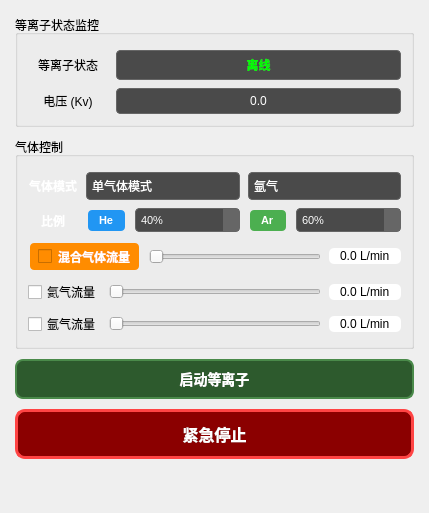
              <widget class="QWidget" name="plasmaScrollContent">
               <property name="geometry">
                <rect>
                 <x>0</x>
                 <y>0</y>
                 <width>429</width>
                 <height>513</height>
                </rect>
               </property>
               <layout class="QVBoxLayout" name="plasmaLayout">
                <property name="spacing">
                 <number>10</number>
                </property>
                <property name="leftMargin">
                 <number>15</number>
                </property>
                <property name="topMargin">
                 <number>15</number>
                </property>
                <property name="rightMargin">
                 <number>15</number>
                </property>
                <property name="bottomMargin">
                 <number>15</number>
                </property>
                <item>
                 <widget class="QGroupBox" name="plasmaStatusGroup">
                  <property name="title">
                   <string>等离子状态监控</string>
                  </property>
                  <layout class="QVBoxLayout" name="plasmaStatusLayout">
                   <property name="spacing">
                    <number>8</number>
                   </property>
                   <property name="leftMargin">
                    <number>10</number>
                   </property>
                   <property name="topMargin">
                    <number>15</number>
                   </property>
                   <property name="rightMargin">
                    <number>10</number>
                   </property>
                   <property name="bottomMargin">
                    <number>10</number>
                   </property>
                   <item>
                    <layout class="QHBoxLayout" name="plasmaStateLayout">
                     <item>
                      <widget class="QLabel" name="plasmaStateLabel">
                       <property name="minimumSize">
                        <size>
                         <width>80</width>
                         <height>0</height>
                        </size>
                       </property>
                       <property name="text">
                        <string>等离子状态</string>
                       </property>
                       <property name="alignment">
                        <set>Qt::AlignCenter</set>
                       </property>
                      </widget>
                     </item>
                     <item>
                      <widget class="QLabel" name="plasmaStateValue">
                       <property name="sizePolicy">
                        <sizepolicy hsizetype="Expanding" vsizetype="Preferred">
                         <horstretch>0</horstretch>
                         <verstretch>0</verstretch>
                        </sizepolicy>
                       </property>
                       <property name="styleSheet">
                        <string>QLabel {
    background-color: #4a4a4a;
    border: 1px solid #666666;
    border-radius: 4px;
    padding: 5px;
    color: #00ff00;
    font-weight: bold;
}</string>
                       </property>
                       <property name="text">
                        <string>离线</string>
                       </property>
                       <property name="alignment">
                        <set>Qt::AlignCenter</set>
                       </property>
                      </widget>
                     </item>
                    </layout>
                   </item>
                   <item>
                    <layout class="QHBoxLayout" name="plasmaVoltageLayout">
                     <item>
                      <widget class="QLabel" name="plasmaVoltageLabel">
                       <property name="minimumSize">
                        <size>
                         <width>80</width>
                         <height>0</height>
                        </size>
                       </property>
                       <property name="text">
                        <string>电压 (Kv)</string>
                       </property>
                       <property name="alignment">
                        <set>Qt::AlignCenter</set>
                       </property>
                      </widget>
                     </item>
                     <item>
                      <widget class="QLabel" name="plasmaVoltageValue">
                       <property name="sizePolicy">
                        <sizepolicy hsizetype="Expanding" vsizetype="Preferred">
                         <horstretch>0</horstretch>
                         <verstretch>0</verstretch>
                        </sizepolicy>
                       </property>
                       <property name="styleSheet">
                        <string>QLabel {
    background-color: #4a4a4a;
    border: 1px solid #666666;
    border-radius: 4px;
    padding: 5px;
    color: #ffffff;
}</string>
                       </property>
                       <property name="text">
                        <string>0.0</string>
                       </property>
                       <property name="alignment">
                        <set>Qt::AlignCenter</set>
                       </property>
                      </widget>
                     </item>
                    </layout>
                   </item>
                  </layout>
                 </widget>
                </item>
                <item>
                 <widget class="QGroupBox" name="gasControlGroup">
                  <property name="title">
                   <string>气体控制</string>
                  </property>
                  <layout class="QVBoxLayout" name="gasControlLayout">
                   <property name="spacing">
                    <number>8</number>
                   </property>
                   <property name="leftMargin">
                    <number>10</number>
                   </property>
                   <property name="topMargin">
                    <number>15</number>
                   </property>
                   <property name="rightMargin">
                    <number>10</number>
                   </property>
                   <property name="bottomMargin">
                    <number>10</number>
                   </property>
                   <item>
                    <layout class="QHBoxLayout" name="GasMode">
                     <item>
                      <widget class="QLabel" name="gasModeLabel">
                       <property name="minimumSize">
                        <size>
                         <width>50</width>
                         <height>0</height>
                        </size>
                       </property>
                       <property name="styleSheet">
                        <string>QLabel {
    color: #ffffff;
    font-weight: bold;
    font-size: 12px;
}</string>
                       </property>
                       <property name="text">
                        <string>气体模式</string>
                       </property>
                       <property name="alignment">
                        <set>Qt::AlignCenter</set>
                       </property>
                      </widget>
                     </item>
                     <item>
                      <widget class="QComboBox" name="gasModeComboBox">
                       <property name="sizePolicy">
                        <sizepolicy hsizetype="Expanding" vsizetype="Fixed">
                         <horstretch>0</horstretch>
                         <verstretch>0</verstretch>
                        </sizepolicy>
                       </property>
                       <property name="focusPolicy">
                        <enum>Qt::ClickFocus</enum>
                       </property>
                       <property name="layoutDirection">
                        <enum>Qt::LeftToRight</enum>
                       </property>
                       <property name="styleSheet">
                        <string>QComboBox {
    background-color: #4a4a4a;
    border: 1px solid #666666;
    border-radius: 4px;
    padding: 5px;
    color: #ffffff;
    font-size: 12px;
}
QComboBox::drop-down {
    border: none;
}
QComboBox::down-arrow {
    image: none;
    border-left: 5px solid transparent;
    border-right: 5px solid transparent;
    border-top: 5px solid #ffffff;
    width: 0;
    height: 0;
}
QComboBox QAbstractItemView {
    background-color: #4a4a4a;
    border: 1px solid #666666;
    selection-background-color: #666666;
    color: #ffffff;
}</string>
                       </property>
                       <item>
                        <property name="text">
                         <string>单气体模式</string>
                        </property>
                       </item>
                       <item>
                        <property name="text">
                         <string>混合模式</string>
                        </property>
                       </item>
                      </widget>
                     </item>
                     <item>
                      <widget class="QComboBox" name="singleGasComboBox">
                       <property name="sizePolicy">
                        <sizepolicy hsizetype="Expanding" vsizetype="Fixed">
                         <horstretch>0</horstretch>
                         <verstretch>0</verstretch>
                        </sizepolicy>
                       </property>
                       <property name="focusPolicy">
                        <enum>Qt::ClickFocus</enum>
                       </property>
                       <property name="styleSheet">
                        <string>QComboBox {
    background-color: #4a4a4a;
    border: 1px solid #666666;
    border-radius: 4px;
    padding: 5px;
    color: #ffffff;
    font-size: 12px;
}
QComboBox::drop-down {
    border: none;
}
QComboBox::down-arrow {
    image: none;
    border-left: 5px solid transparent;
    border-right: 5px solid transparent;
    border-top: 5px solid #ffffff;
    width: 0;
    height: 0;
}
QComboBox QAbstractItemView {
    background-color: #4a4a4a;
    border: 1px solid #666666;
    selection-background-color: #666666;
    color: #ffffff;
}</string>
                       </property>
                       <property name="currentText">
                        <string>氩气</string>
                       </property>
                       <item>
                        <property name="text">
                         <string>氩气</string>
                        </property>
                       </item>
                       <item>
                        <property name="text">
                         <string>氦气</string>
                        </property>
                       </item>
                      </widget>
                     </item>
                    </layout>
                   </item>
                   <item>
                    <layout class="QHBoxLayout" name="ga_ratio">
                     <item>
                      <widget class="QLabel" name="gasRatioLabel">
                       <property name="minimumSize">
                        <size>
                         <width>50</width>
                         <height>0</height>
                        </size>
                       </property>
                       <property name="styleSheet">
                        <string>QLabel {
    color: #ffffff;
    font-weight: bold;
    font-size: 12px;
}</string>
                       </property>
                       <property name="text">
                        <string>比例</string>
                       </property>
                       <property name="alignment">
                        <set>Qt::AlignCenter</set>
                       </property>
                      </widget>
                     </item>
                     <item>
                      <widget class="QLabel" name="heliumRatioLabel">
                       <property name="styleSheet">
                        <string>QLabel {
    color: #ffffff;
    font-size: 11px;
    font-weight: bold;
    background-color: #2196F3;
    border-radius: 4px;
    padding: 4px 8px;
    margin: 2px;
}</string>
                       </property>
                       <property name="text">
                        <string>He</string>
                       </property>
                      </widget>
                     </item>
                     <item>
                      <widget class="QSpinBox" name="heliumRatioSpinBox">
                       <property name="sizePolicy">
                        <sizepolicy hsizetype="Expanding" vsizetype="Fixed">
                         <horstretch>0</horstretch>
                         <verstretch>0</verstretch>
                        </sizepolicy>
                       </property>
                       <property name="styleSheet">
                        <string>QSpinBox {
    background-color: #4a4a4a;
    border: 1px solid #666666;
    border-radius: 4px;
    padding: 3px;
    color: #ffffff;
    font-size: 11px;
}
QSpinBox::up-button, QSpinBox::down-button {
    background-color: #666666;
    border: none;
    width: 16px;
}
QSpinBox::up-arrow, QSpinBox::down-arrow {
    width: 8px;
    height: 8px;
}</string>
                       </property>
                       <property name="suffix">
                        <string>%</string>
                       </property>
                       <property name="minimum">
                        <number>0</number>
                       </property>
                       <property name="maximum">
                        <number>100</number>
                       </property>
                       <property name="value">
                        <number>40</number>
                       </property>
                      </widget>
                     </item>
                     <item>
                      <widget class="QLabel" name="argonRatioLabel">
                       <property name="styleSheet">
                        <string>QLabel {
    color: #ffffff;
    font-size: 11px;
    font-weight: bold;
    background-color: #4CAF50;
    border-radius: 4px;
    padding: 4px 8px;
    margin: 2px;
}</string>
                       </property>
                       <property name="text">
                        <string>Ar</string>
                       </property>
                      </widget>
                     </item>
                     <item>
                      <widget class="QSpinBox" name="argonRatioSpinBox">
                       <property name="sizePolicy">
                        <sizepolicy hsizetype="Expanding" vsizetype="Fixed">
                         <horstretch>0</horstretch>
                         <verstretch>0</verstretch>
                        </sizepolicy>
                       </property>
                       <property name="styleSheet">
                        <string>QSpinBox {
    background-color: #4a4a4a;
    border: 1px solid #666666;
    border-radius: 4px;
    padding: 3px;
    color: #ffffff;
    font-size: 11px;
}
QSpinBox::up-button, QSpinBox::down-button {
    background-color: #666666;
    border: none;
    width: 16px;
}
QSpinBox::up-arrow, QSpinBox::down-arrow {
    width: 8px;
    height: 8px;
}</string>
                       </property>
                       <property name="suffix">
                        <string>%</string>
                       </property>
                       <property name="minimum">
                        <number>0</number>
                       </property>
                       <property name="maximum">
                        <number>100</number>
                       </property>
                       <property name="value">
                        <number>60</number>
                       </property>
                      </widget>
                     </item>
                    </layout>
                   </item>
                   <item>
                    <layout class="QHBoxLayout" name="blend_gas_flow">
                     <item>
                      <widget class="QCheckBox" name="blendGasEnableCheckBox">
                       <property name="minimumSize">
                        <size>
                         <width>0</width>
                         <height>0</height>
                        </size>
                       </property>
                       <property name="styleSheet">
                        <string>QCheckBox {
    color: #ffffff;
    font-weight: bold;
    background-color: #ff8c00;
    border-radius: 4px;
    padding: 4px 8px;
    margin: 2px;
}</string>
                       </property>
                       <property name="text">
                        <string>混合气体流量</string>
                       </property>
                      </widget>
                     </item>
                     <item>
                      <widget class="QSlider" name="blendGasFlowSlider">
                       <property name="focusPolicy">
                        <enum>Qt::WheelFocus</enum>
                       </property>
                       <property name="minimum">
                        <number>0</number>
                       </property>
                       <property name="maximum">
                        <number>100</number>
                       </property>
                       <property name="singleStep">
                        <number>1</number>
                       </property>
                       <property name="pageStep">
                        <number>1</number>
                       </property>
                       <property name="value">
                        <number>0</number>
                       </property>
                       <property name="orientation">
                        <enum>Qt::Horizontal</enum>
                       </property>
                      </widget>
                     </item>
                     <item>
                      <widget class="QDoubleSpinBox" name="blendGasFlowSpinBox">
                       <property name="minimumSize">
                        <size>
                         <width>72</width>
                         <height>0</height>
                        </size>
                       </property>
                       <property name="focusPolicy">
                        <enum>Qt::WheelFocus</enum>
                       </property>
                       <property name="styleSheet">
                        <string notr="true">border-radius:5px;</string>
                       </property>
                       <property name="alignment">
                        <set>Qt::AlignCenter</set>
                       </property>
                       <property name="buttonSymbols">
                        <enum>QAbstractSpinBox::NoButtons</enum>
                       </property>
                       <property name="suffix">
                        <string> L/min</string>
                       </property>
                       <property name="decimals">
                        <number>1</number>
                       </property>
                       <property name="minimum">
                        <double>0.000000000000000</double>
                       </property>
                       <property name="maximum">
                        <double>10.000000000000000</double>
                       </property>
                       <property name="singleStep">
                        <double>0.100000000000000</double>
                       </property>
                       <property name="value">
                        <double>0.000000000000000</double>
                       </property>
                      </widget>
                     </item>
                    </layout>
                   </item>
                   <item>
                    <layout class="QHBoxLayout" name="heliumControlLayout">
                     <item>
                      <widget class="QCheckBox" name="heliumEnableCheckBox">
                       <property name="text">
                        <string>氦气流量</string>
                       </property>
                      </widget>
                     </item>
                     <item>
                      <widget class="QSlider" name="heliumFlowSlider">
                       <property name="focusPolicy">
                        <enum>Qt::WheelFocus</enum>
                       </property>
                       <property name="minimum">
                        <number>0</number>
                       </property>
                       <property name="maximum">
                        <number>3000</number>
                       </property>
                       <property name="singleStep">
                        <number>10</number>
                       </property>
                       <property name="pageStep">
                        <number>10</number>
                       </property>
                       <property name="value">
                        <number>0</number>
                       </property>
                       <property name="orientation">
                        <enum>Qt::Horizontal</enum>
                       </property>
                      </widget>
                     </item>
                     <item>
                      <widget class="QDoubleSpinBox" name="heliumFlowSpinBox">
                       <property name="minimumSize">
                        <size>
                         <width>72</width>
                         <height>0</height>
                        </size>
                       </property>
                       <property name="focusPolicy">
                        <enum>Qt::WheelFocus</enum>
                       </property>
                       <property name="styleSheet">
                        <string notr="true">border-radius:5px;</string>
                       </property>
                       <property name="alignment">
                        <set>Qt::AlignCenter</set>
                       </property>
                       <property name="buttonSymbols">
                        <enum>QAbstractSpinBox::NoButtons</enum>
                       </property>
                       <property name="suffix">
                        <string> L/min</string>
                       </property>
                       <property name="decimals">
                        <number>1</number>
                       </property>
                       <property name="minimum">
                        <double>0.000000000000000</double>
                       </property>
                       <property name="maximum">
                        <double>30.000000000000000</double>
                       </property>
                       <property name="singleStep">
                        <double>0.100000000000000</double>
                       </property>
                       <property name="value">
                        <double>0.000000000000000</double>
                       </property>
                      </widget>
                     </item>
                    </layout>
                   </item>
                   <item>
                    <layout class="QHBoxLayout" name="argonControlLayout">
                     <item>
                      <widget class="QCheckBox" name="argonEnableCheckBox">
                       <property name="text">
                        <string>氩气流量</string>
                       </property>
                      </widget>
                     </item>
                     <item>
                      <widget class="QSlider" name="argonFlowSlider">
                       <property name="focusPolicy">
                        <enum>Qt::WheelFocus</enum>
                       </property>
                       <property name="minimum">
                        <number>0</number>
                       </property>
                       <property name="maximum">
                        <number>1000</number>
                       </property>
                       <property name="singleStep">
                        <number>10</number>
                       </property>
                       <property name="pageStep">
                        <number>10</number>
                       </property>
                       <property name="value">
                        <number>0</number>
                       </property>
                       <property name="orientation">
                        <enum>Qt::Horizontal</enum>
                       </property>
                      </widget>
                     </item>
                     <item>
                      <widget class="QDoubleSpinBox" name="argonFlowSpinBox">
                       <property name="minimumSize">
                        <size>
                         <width>72</width>
                         <height>0</height>
                        </size>
                       </property>
                       <property name="focusPolicy">
                        <enum>Qt::WheelFocus</enum>
                       </property>
                       <property name="styleSheet">
                        <string notr="true">border-radius:5px;</string>
                       </property>
                       <property name="alignment">
                        <set>Qt::AlignCenter</set>
                       </property>
                       <property name="buttonSymbols">
                        <enum>QAbstractSpinBox::NoButtons</enum>
                       </property>
                       <property name="suffix">
                        <string> L/min</string>
                       </property>
                       <property name="decimals">
                        <number>1</number>
                       </property>
                       <property name="minimum">
                        <double>0.000000000000000</double>
                       </property>
                       <property name="maximum">
                        <double>10.000000000000000</double>
                       </property>
                       <property name="singleStep">
                        <double>0.100000000000000</double>
                       </property>
                       <property name="value">
                        <double>0.000000000000000</double>
                       </property>
                      </widget>
                     </item>
                    </layout>
                   </item>
                  </layout>
                 </widget>
                </item>
                <item>
                 <widget class="QPushButton" name="plasma_start_btn">
                  <property name="minimumSize">
                   <size>
                    <width>0</width>
                    <height>40</height>
                   </size>
                  </property>
                  <property name="styleSheet">
                   <string>QPushButton {
    background-color: #2d5a2d;
    border: 2px solid #4a8a4a;
    border-radius: 8px;
    color: #ffffff;
    font-weight: bold;
    font-size: 14px;
    padding: 8px;
}
QPushButton:hover {
    background-color: #3d6a3d;
    border: 2px solid #5a9a5a;
}
QPushButton:pressed {
    background-color: #1d4a1d;
    border: 2px solid #3a7a3a;
}
QPushButton:checked {
    background-color: #5a2d2d;
    border: 2px solid #8a4a4a;
}</string>
                  </property>
                  <property name="text">
                   <string>启动等离子</string>
                  </property>
                  <property name="checkable">
                   <bool>true</bool>
                  </property>
                 </widget>
                </item>
                <item>
                 <widget class="QPushButton" name="emergencyStopButton1">
                  <property name="minimumSize">
                   <size>
                    <width>0</width>
                    <height>50</height>
                   </size>
                  </property>
                  <property name="styleSheet">
                   <string>QPushButton {
    background-color: #8b0000;
    border: 3px solid #ff4444;
    border-radius: 10px;
    color: #ffffff;
    font-weight: bold;
    font-size: 16px;
    padding: 10px;
}
QPushButton:hover {
    background-color: #a00000;
    border: 3px solid #ff6666;
}
QPushButton:pressed {
    background-color: #660000;
    border: 3px solid #ff2222;
}</string>
                  </property>
                  <property name="text">
                   <string>紧急停止</string>
                  </property>
                 </widget>
                </item>
                <item>
                 <spacer name="plasmaVerticalSpacer">
                  <property name="orientation">
                   <enum>Qt::Vertical</enum>
                  </property>
                  <property name="sizeHint" stdset="0">
                   <size>
                    <width>20</width>
                    <height>40</height>
                   </size>
                  </property>
                 </spacer>
                </item>
               </layout>
              </widget>
